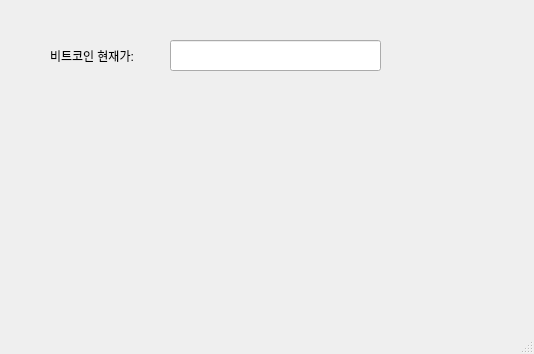
<?xml version="1.0" encoding="UTF-8"?>
<ui version="4.0">
 <class>MainWindow</class>
 <widget class="QMainWindow" name="MainWindow">
  <property name="geometry">
   <rect>
    <x>0</x>
    <y>0</y>
    <width>534</width>
    <height>354</height>
   </rect>
  </property>
  <property name="windowTitle">
   <string>MainWindow</string>
  </property>
  <widget class="QWidget" name="centralwidget">
   <widget class="QLabel" name="label">
    <property name="geometry">
     <rect>
      <x>50</x>
      <y>40</y>
      <width>121</width>
      <height>31</height>
     </rect>
    </property>
    <property name="text">
     <string>비트코인 현재가: </string>
    </property>
   </widget>
   <widget class="QLineEdit" name="lineEdit">
    <property name="geometry">
     <rect>
      <x>170</x>
      <y>40</y>
      <width>211</width>
      <height>31</height>
     </rect>
    </property>
   </widget>
  </widget>
  <widget class="QMenuBar" name="menubar">
   <property name="geometry">
    <rect>
     <x>0</x>
     <y>0</y>
     <width>534</width>
     <height>26</height>
    </rect>
   </property>
  </widget>
  <widget class="QStatusBar" name="statusbar"/>
 </widget>
 <resources/>
 <connections/>
</ui>
